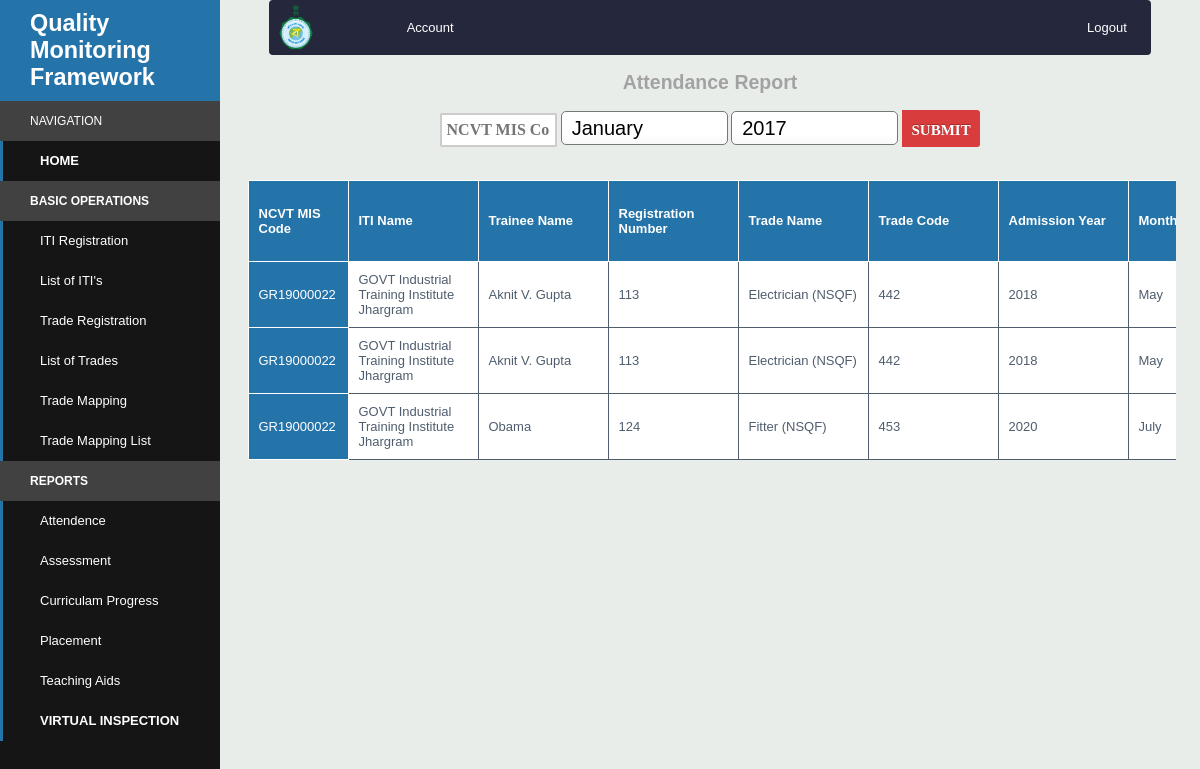
The app's page /admin/reports/attendance.php with its own data.
### tables this page shows
CREATE TABLE `attendance_monitoring` (
  `unique_id` int(11) NOT NULL,
  `NCVT_MIS_code` varchar(32) NOT NULL,
  `registration_number` int(30) NOT NULL,
  `trade_code` int(11) NOT NULL,
  `admission_year` int(4) NOT NULL,
  `month` varchar(10) NOT NULL,
  `calendar_year` int(4) NOT NULL,
  `total_hours_TT` int(4) NOT NULL,
  `attended_hours_TT` int(4) NOT NULL,
  `total_hours_TP` int(4) NOT NULL,
  `attended_hours_TP` int(4) NOT NULL,
  `total_hours_WCS` int(4) NOT NULL,
  `attended_hours_WCS` int(4) NOT NULL,
  `total_hours_ED` int(4) NOT NULL,
  `attended_hours_ED` int(4) NOT NULL,
  `total_hours_ES` int(4) NOT NULL,
  `attended_hours_ES` int(4) NOT NULL,
  `total_hours_delivered` int(4) NOT NULL,
  `total_hours_attended` int(4) NOT NULL
);

CREATE TABLE `iti` (
  `NCVT_MIS_code` varchar(32) NOT NULL,
  `ITI_name` tinytext NOT NULL,
  `website_URL` varchar(50) NOT NULL,
  `address` varchar(200) NOT NULL,
  `district` varchar(30) NOT NULL,
  `state` varchar(20) NOT NULL,
  `principal_name` varchar(50) NOT NULL,
  `contact_number` varchar(13) NOT NULL,
  `email_id` varchar(50) NOT NULL,
  `running_status` varchar(8) NOT NULL,
  `ITI_grading` varchar(20) NOT NULL,
  `password` varchar(32) NOT NULL
);

CREATE TABLE `trainee` (
  `registration_number` int(11) NOT NULL,
  `name` varchar(255) NOT NULL,
  `trade_code` int(11) NOT NULL,
  `NCVT_MIS_code` varchar(32) NOT NULL,
  `email` varchar(32) NOT NULL,
  `admission_year` int(4) NOT NULL,
  `contact_number` varchar(13) NOT NULL,
  `gender` varchar(12) NOT NULL,
  `date_of_birth` date NOT NULL,
  `category` varchar(255) NOT NULL,
  `mother_name` varchar(255) NOT NULL,
  `father_name` varchar(255) NOT NULL,
  `guardian_name` varchar(255) NOT NULL
);

CREATE TABLE `trade` (
  `trade_code` int(11) NOT NULL,
  `trade_name` varchar(50) NOT NULL,
  `NSQF_level` int(11) NOT NULL,
  `sector_name` varchar(50) NOT NULL,
  `duration` varchar(10) NOT NULL
);

### htdocs/admin/reports/attendance.php (the view, shortened to what this page needs)
<?php include '../config.php';?>
<!DOCTYPE html>
<html lang="en" dir="ltr">
<head>
    <link rel="stylesheet" type="text/css" href="../css/search.css">
    <link rel="stylesheet" type="text/css" href="../css/style.css">
    <link rel="stylesheet" type="text/css" href="../css/table.css">
</head>
<body>
<?php include '../components/sidebar.php';?>
<div class="content-container">
    <?php include '../components/navbar.php';?>
    <h2 align="center" style="color: #a2a2a2; font-weight: bold;">Attendance Report</h2>
    <?php include '../components/searchbar.php';?>
    <?php
    if (isset($_POST["submit"]) && isset($_POST["NCVT_MIS_code"]) && isset($_POST["month"]) && isset($_POST["year"])) {
        $NCVT_MIS_code = $_POST["NCVT_MIS_code"];
        $month = $_POST["month"];
        $year = $_POST["year"];
        $sql = "SELECT * FROM `attendance_monitoring` where `NCVT_MIS_code`='$NCVT_MIS_code' and `month`='$month' and `calendar_year`='$year' order by `trade_code` asc;";
    }
    else {
        $sql = "SELECT * FROM `attendance_monitoring` order by `trade_code` ASC";
    }
    $result=mysqli_query($db_ref,$sql) or die(mysqli_error());
    ?>
    <div align="center" class="table-container">
        <div class="table-horizontal-container">
            <table class="unfixed-table">
                <thead>
                <tr>
                    <th>NCVT MIS Code</th><th>ITI Name</th><th>Trainee Name</th><th>Registration Number</th>
                    <th>Trade Name</th><th>Trade Code</th><th>Admission Year</th><th>Month</th><th>Calendar Year</th>
                </tr>
                </thead>
                <tbody>
                <?php
                while($data=mysqli_fetch_array($result))
                {
                    ?>
                    <tr>
                        <?php
                        for($i=1; $i<=16; $i++){
                            if($i==3){
                                ?>
                                <td><?php getTradeName($data[$i], $db_ref); ?></td>
                                <?php
                            }
                            ?>
                            <?php
                            if($i==2){
                                ?>
                                <td><?php getStudentName($data[$i], $db_ref); ?></td>
                                <?php
                            }
                            ?>
                            <td><?php echo $data[$i]; ?></td>
                            <?php
                            if($i==1){
                                ?>
                                <td><?php getITIName($data[$i], $db_ref); ?></td>
                                <?php
                            }
                            ?>
                            <?php
                        }
                        ?>
                    </tr>
                    <?php
                }
                ?>
                </tbody>
            </table>
        </div>
    </div>
</div>
</body>
</html>

### htdocs/admin/config.php (shortened to what this page needs)
<?php
function getStudentName($num, $db_ref){
    $sql="SELECT `name` FROM `trainee` where `registration_number`='$num';";
    $resultx=mysqli_query($db_ref,$sql) or die(mysqli_error());
    $traineeDetails=mysqli_fetch_array($resultx);
    echo $traineeDetails[0];
}
function getTradeName($num, $db_ref){
    $sql="SELECT `trade_name` FROM `trade` where `trade_code`='$num';";
    $resultx=mysqli_query($db_ref,$sql) or die(mysqli_error());
    $tradeDetails=mysqli_fetch_array($resultx);
    echo $tradeDetails[0];
}
function getITIName($num, $db_ref){
    $sql="SELECT `ITI_name` FROM `iti` where `NCVT_MIS_code`='$num';";
    $resultx=mysqli_query($db_ref,$sql) or die(mysqli_error());
    $ITIDetails=mysqli_fetch_array($resultx);
    echo $ITIDetails[0];
}
?>

### htdocs/admin/css/search.css (style rules this page uses)
*, *::before, *::after { box-sizing: border-box; }
:root { --select-border: #777; --select-focus: blue; --select-arrow: var(--select-border); }

### htdocs/admin/css/style.css (style rules this page uses)
body { font-family: "PT Sans", sans-serif; font-size: 13px; font-weight: 400; color: #4f5d6e; background: #e8edea; }
.content-container { padding-left: 220px; }

### htdocs/admin/css/table.css (style rules this page uses)
table { border-collapse: collapse; }
td, th { border: 1px solid; padding: 10px; min-width: 130px; background: white; box-sizing: border-box; text-align: left; transition: background-color 0.7s; }
.table-container { margin: auto auto; padding: 3px; position: relative; max-width: 95%; overflow-x: scroll; }
thead th { color: white; position: -webkit-sticky; position: sticky; top: 0; z-index: 2; background: #2574a9; }
thead th:first-child { left: 0; z-index: 3; }
tbody { max-height: 45%; overflow-x: scroll; }
tr> :first-child { color: white; position: -webkit-sticky; position: sticky; background: #2574a9; left: 0; min-width: 100px; transition: background-color 0.3s ease-out, color 0.3s ease-in-out; }

### records on screen
attendance_monitoring: NCVT_MIS_code "GR19000022", registration_number "113", trade_code "442", admission_year "2018", month "May"
iti: ITI_name "GOVT Industrial Training Institute Jhargram"
trainee: name "Aknit V. Gupta"
trade: trade_name "Electrician (NSQF)"
attendance_monitoring: NCVT_MIS_code "GR19000022", registration_number "113", trade_code "442", admission_year "2018", month "May"
attendance_monitoring: NCVT_MIS_code "GR19000022", registration_number "124", trade_code "453", admission_year "2020", month "July"
trainee: name "Obama"
trade: trade_name "Fitter (NSQF)"

### other values on screen
form field year "2017"
